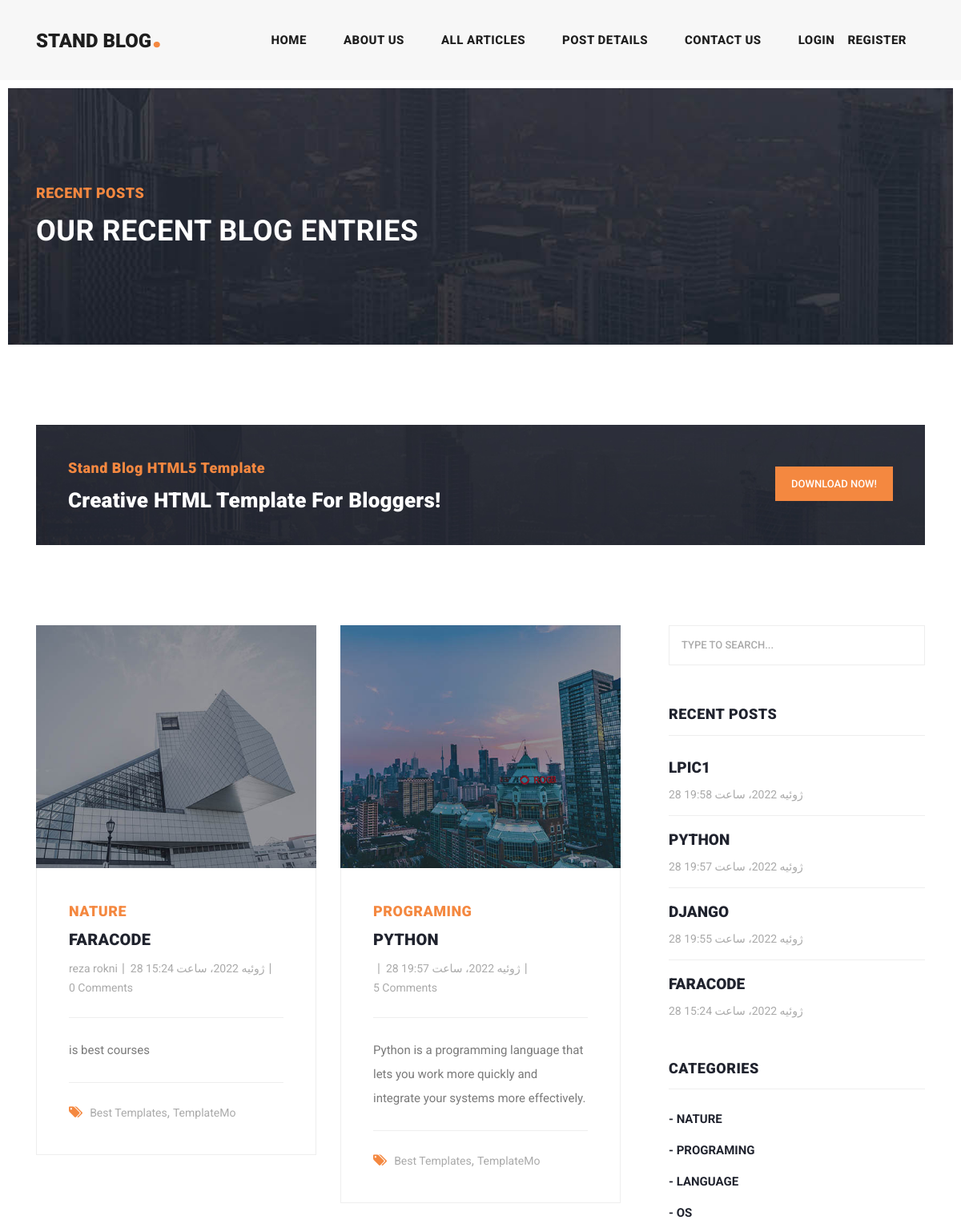
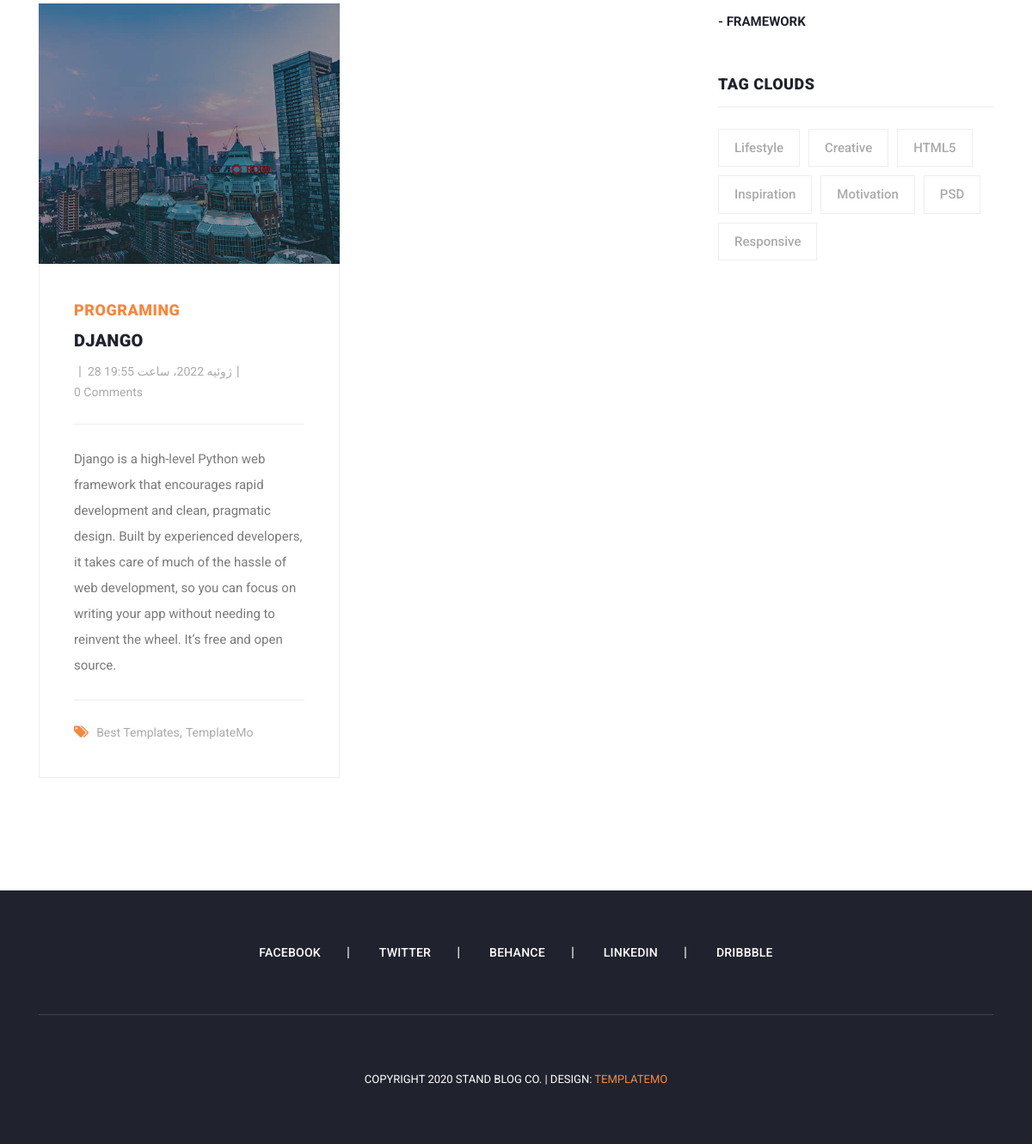
Screenshot of /articles/category/2 with the database file from the repository (2 pictures, top to bottom).
### blog_post/models.py (models this page shows, shortened)
class Article(models.Model):
    auther = models.ForeignKey(User, on_delete=models.CASCADE, related_name='articles')
    category =models.ManyToManyField(Category, related_name='articles')
    title = models.CharField(max_length=70)
    body = models.TextField()
    image = models.ImageField(upload_to='images/articles')
    created = models.DateTimeField(auto_now_add=True)
    updated = models.DateTimeField(auto_now=True)
    pubdate = models.DateField(default=timezone.now)
    slug = models.SlugField(blank=True, unique=True)
    class Meta:
        ordering = ('-updated', '-created' ) # - : from last to first
    def get_absolute_url(self):
        return reverse('blog_post:article_detail', kwargs={'slug': self.slug})

class Category(models.Model):
    title = models.CharField(max_length=100)
    updated = models.DateTimeField(auto_now_add=True)
    def __str__(self):
        return self.title

### blog_post/views.py (the view)
# urls.py: path('category/<int:pk>', views.category_detail, name='category_detail'),
def category_detail(request, pk=None):
    category = get_object_or_404(Category, id=pk)
    articles = category.articles.all()
    return render(request, 'blog_post/article_list.html', {'articles': articles})

### context_processors/context_processors.py (called while the page is built)
def recent_articles(request):
    recent_articles = Article.objects.order_by('-created')
    return {'recent_articles': recent_articles}

def categories(request):
    categories = Category.objects.all()
    return {'categories': categories}

### blog_post/templates/blog_post/article_list.html (shortened to what this page needs)
{% extends 'base.html' %}
{% load static %}
{% block contant %}
    <div class="heading-page header-text">
        <section class="page-heading">
            <div class="container">
                <div class="row">
                    <div class="col-lg-12">
                        <div class="text-content">
                            <h4>Recent Posts</h4>
                            <h2>Our Recent Blog Entries</h2>
                        </div>
                    </div>
                </div>
            </div>
        </section>
    </div>
    <section class="call-to-action">
        <div class="container">
            <div class="row">
                <div class="col-lg-12">
                    <div class="main-content">
                        <div class="row">
                            <div class="col-lg-8">
                                <span>Stand Blog HTML5 Template</span>
                                <h4>Creative HTML Template For Bloggers!</h4>
                            </div>
                            <div class="col-lg-4">
                                <div class="main-button">
                                    <a href="https://templatemo.com/tm-551-stand-blog" target="_parent">Download
                                        Now!</a>
                                </div>
                            </div>
                        </div>
                    </div>
                </div>
            </div>
        </div>
    </section>
    <section class="blog-posts grid-system">
        <div class="container">
            <div class="row">
                <div class="col-lg-8">
                    <div class="all-blog-posts">
                        <div class="row">
                            {% for article in articles %}
                                <div class="col-lg-6">
                                    <div class="blog-post">
                                        <div class="blog-thumb">
                                            <img src="{{ article.image.url }}" alt="">
                                        </div>
                                        <div class="down-content">
                                            <span>{{ article.category.all.first }}</span>
                                            <a href="{{ article.get_absolute_url }}"><h4>{{ article.title }}</h4></a>
                                            <ul class="post-info">
                                                <li><a href="#">{{ article.auther.get_full_name }}</a></li>
                                                <li><a href="#">{{ article.created }}</a></li>
                                                <li><a href="#">{{ article.comments.all.count }} Comments</a></li>
                                            </ul>
                                            <p>{{ article.body }}</p>
                                            <div class="post-options">
                                                <div class="row">
                                                    <div class="col-lg-12">
                                                        <ul class="post-tags">
                                                            <li><i class="fa fa-tags"></i></li>
                                                            <li><a href="#">Best Templates</a>,</li>
                                                            <li><a href="#">TemplateMo</a></li>
                                                        </ul>
                                                    </div>
                                                </div>
                                            </div>
                                        </div>
                                    </div>
                                </div>
                            {% endfor %}
                            <div class="col-lg-12">
                            </div>
                        </div>
                    </div>
                </div>
                {% include 'includes/side_bar.html' %}
            </div>
        </div>
    </section>
{% endblock %}

### templates/base.html (shortened to what this page needs)
{% load static %}
<!DOCTYPE html>
<html lang="en">
<head>
{% include 'includes/header_refrences.html' %}
{% include 'includes/header.html' %}
{% block contant %}
{% endblock %}
{% include 'includes/footer.html' %}
</body>
</html>

### templates/includes/header_refrences.html (shortened to what this page needs)
{% load static %}
<link href="{% static 'vendor/bootstrap/css/bootstrap.min.css' %}" rel="stylesheet">
<link rel="stylesheet" href="{% static 'css/fontawesome.css' %}">
<link rel="stylesheet" href="{% static 'css/templatemo-stand-blog.css' %}">
<link rel="stylesheet" href="{% static 'css/owl.css' %}">

### templates/includes/header.html (shortened to what this page needs)
{% load static %}
<header class="">
    <nav class="navbar navbar-expand-lg">
        <div class="container">
            <a class="navbar-brand" href="index.html"><h2>Stand Blog<em>.</em></h2></a>
            <div class="collapse navbar-collapse" id="navbarResponsive">
                <ul class="navbar-nav ml-auto">
                    <li class="nav-item {% if request.resolver_match.url_name == 'home' %}active{% endif %}">
                        <a class="nav-link" href="{% url 'home:home' %}">home
                        </a>
                    </li>
                    <li class="nav-item">
                        <a class="nav-link" href="about.html">About Us</a>
                    </li>
                     <li class="nav-item {% if request.resolver_match.url_name == 'articles_list' %}active{% endif %}">
                        <a class="nav-link" href="{% url 'blog_post:articles_list' %}">All Articles</a>
                    </li>
                    <li class="nav-item">
                        <a class="nav-link" href="post-details.html">Post Details</a>
                    </li>
                    <li class="nav-item">
                        <a class="nav-link" href="{% url 'blog_post:contact_us' %}">Contact Us</a>
                    </li>
                    <li class="nav-item">
                        {% if request.user.is_authenticated %}
                            <div class="d-flex">
                                <a class="nav-link" href="">{{ request.user.username }}</a>
                                {% if user.profile.image %}
                                    <img src="{{ user.profile.image.url }}" width="20px" height="25px"
                                         style="border-radius: 100%" alt="">
                                {% else %}
                                    <img src="{% static 'images/icons/index.jpg' %}" width="20px" height="25px"
                                         style="border-radius: 100%" alt="">
                                {% endif %}
                                <a href="{% url 'account:logout' %}"><span
                                        class="badge badge-danger mt-2"> logout</span></a>
                            </div>
                        {% else %}
                            <div class="d-flex">
                                <a class="nav-link" href="{% url 'account:login' %}">login</a>
                                <a class="nav-link" href="{% url 'account:register' %}"> register</a>
                            </div>
                        {% endif %}
                    </li>
                </ul>
            </div>
        </div>
    </nav>
</header>

### templates/includes/side_bar.html
{% load static %}
 <div class="col-lg-4">
            <div class="sidebar">
              <div class="row">
                <div class="col-lg-12">
                  <div class="sidebar-item search">
                    <form id="search_form" name="gs" method="GET" action="{% url 'blog_post:search_articles' %}">
                      <input type="text" name="q" class="searchText" placeholder="type to search..." autocomplete="on">
                    </form>
                  </div>
                </div>
                <div class="col-lg-12">
                  <div class="sidebar-item recent-posts">
                    <div class="sidebar-heading">
                      <h2>Recent Posts</h2>
                    </div>
                    <div class="content">
                      <ul>
                        {% for article in recent_articles %}
                            <li><a href="{{ article.get_absolute_url }}">
                          <h5>{{ article.title }}</h5>
                          <span>{{ article.created }}</span>
                        </a></li>
                          {% endfor %}
                      </ul>
                    </div>
                  </div>
                </div>
                <div class="col-lg-12">
                  <div class="sidebar-item categories">
                    <div class="sidebar-heading">
                      <h2>Categories</h2>
                    </div>
                    <div class="content">
                      <ul>
                       {% for cat in categories %}
                        <li><a href="{% url 'blog_post:category_detail' cat.id %}">- {{ cat.title }}</a></li>
                       {% endfor %}
                      </ul>
                    </div>
                  </div>
                </div>
                <div class="col-lg-12">
                  <div class="sidebar-item tags">
                    <div class="sidebar-heading">
                      <h2>Tag Clouds</h2>
                    </div>
                    <div class="content">
                      <ul>
                        <li><a href="#">Lifestyle</a></li>
                        <li><a href="#">Creative</a></li>
                        <li><a href="#">HTML5</a></li>
                        <li><a href="#">Inspiration</a></li>
                        <li><a href="#">Motivation</a></li>
                        <li><a href="#">PSD</a></li>
                        <li><a href="#">Responsive</a></li>
                      </ul>
                    </div>
                  </div>
                </div>
              </div>
            </div>
          </div>

### templates/includes/footer.html
{% load static %}
<footer>
    <div class="container">
        <div class="row">
            <div class="col-lg-12">
                <ul class="social-icons">
                    <li><a href="#">Facebook</a></li>
                    <li><a href="#">Twitter</a></li>
                    <li><a href="#">Behance</a></li>
                    <li><a href="#">Linkedin</a></li>
                    <li><a href="#">Dribbble</a></li>
                </ul>
            </div>
            <div class="col-lg-12">
                <div class="copyright-text">
                    <p>Copyright 2020 Stand Blog Co.
                        | Design: <a rel="nofollow" href="https://templatemo.com" target="_parent">TemplateMo</a></p>
                </div>
            </div>
        </div>
    </div>
</footer>

### templates/includes/footer_refrences.html (shortened to what this page needs)
{% load static %}

### rows the page displays
Article: image (picture), category.all.first "NATURE", title "FARACODE", auther.get_full_name "reza rokni", created "28 ژوئیه 2022، ساعت 15:24", comments.all.count "0", body "is best courses"
Article: image (picture), category.all.first "PROGRAMING", title "PYTHON", created "28 ژوئیه 2022، ساعت 19:57", comments.all.count "5", body "Python is a programming language that lets you work more quickly and integrate your systems more effectively."
Article: image (picture), category.all.first "PROGRAMING", title "DJANGO", created "28 ژوئیه 2022، ساعت 19:55", comments.all.count "0", body "Django is a high-level Python web framework that encourages rapid development and clean, pragmatic design. Built by experienced developers, it takes care of much of the hassle of web development, so you can focus on writing your app without needing to reinvent the wheel. It’s free and open source."
Article: title "LPIC1", created "28 ژوئیه 2022، ساعت 19:58"
Category: title "NATURE"
Category: title "PROGRAMING"
Category: title "LANGUAGE"
Category: title "OS"
Category: title "FRAMEWORK"
